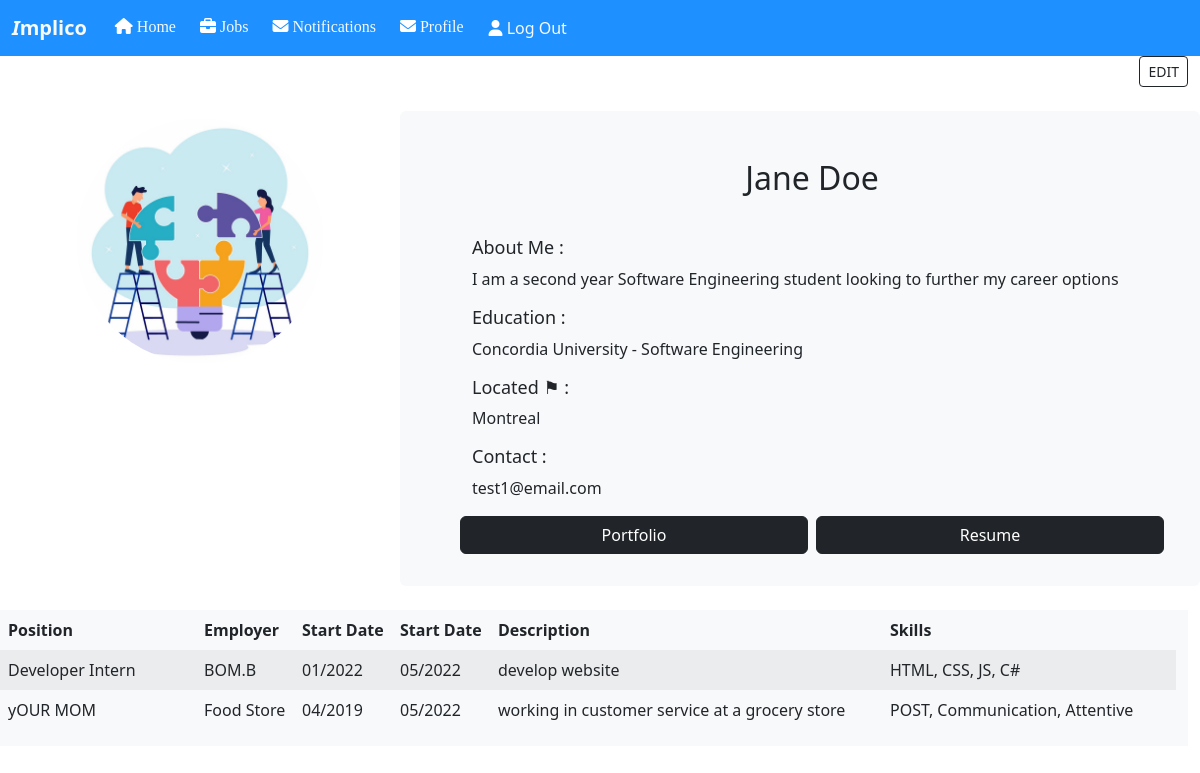
The app's page /profileTempHTML.html (signed in), older data.
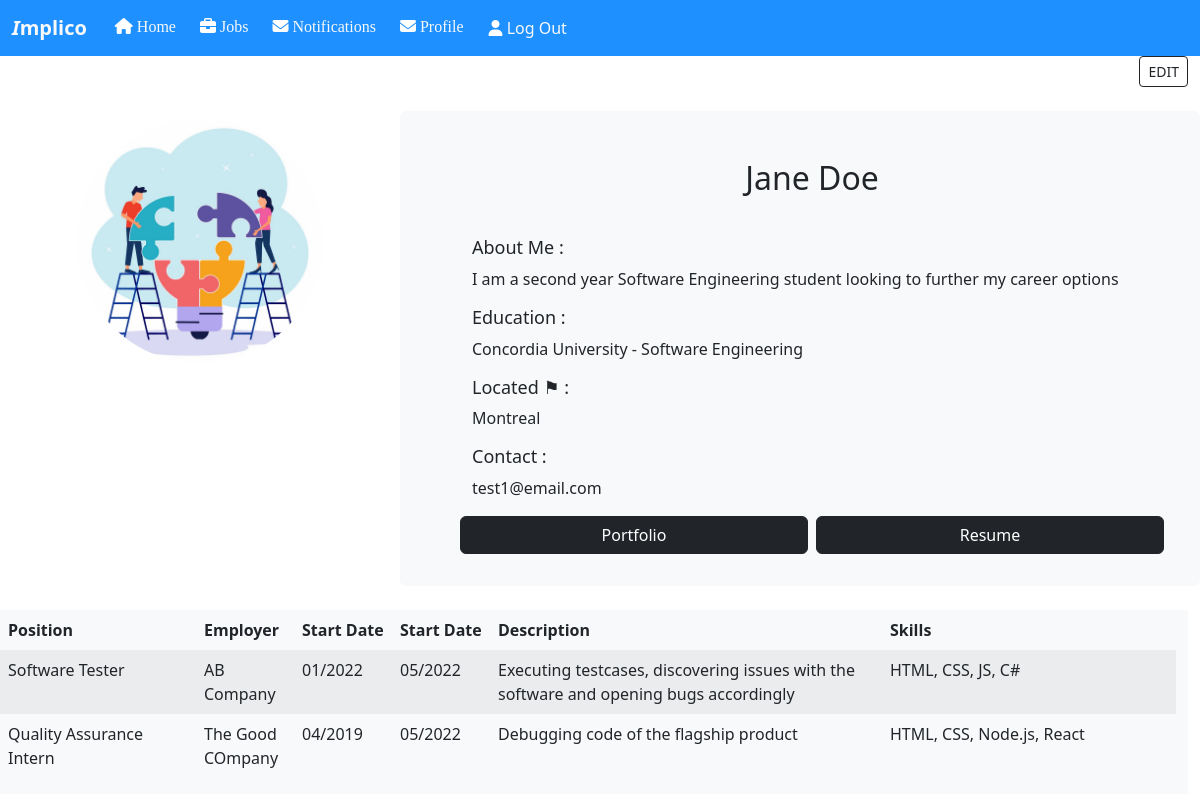
The same page, newer data.
### tables this page shows
CREATE TABLE WorkExperience (expKey NUMBER, profileID NUMBER, position TEXT, employer TEXT, startMonth NUMBER, startYEAR NUMBER, endMonth NUMBER, endYear NUMBER, expDescription TEXT, skills TEXT, PRIMARY KEY(expKey), FOREIGN KEY(profileID) REFERENCES UserProfiles(profileKey));

### Implico/userProfile.py (the view)
@userProfile.route('/profileTempHTML.html', methods=['GET', 'POST'])
def profile():
    if request.method == 'POST' and request.form.get("logout")!=None:
        logout()
        return render_template('home.html', boolean=True)
    elif request.method == 'POST':
        conn = sqlite3.connect("data.db")
        c = conn.cursor()
        print("your mom caca lala")
        c.close()
        return
    elif request.method == 'GET':
        conn = sqlite3.connect("data.db")
        c = conn.cursor()
        userID = session["userID"]
        print(userID)
        fetchProfile = "SELECT * FROM UserProfiles WHERE userID="+str(userID)
        userProfile = c.execute(fetchProfile).fetchall()[0]
        profileKey = str(userProfile[0])
        fetchWork = f"SELECT * FROM WorkExperience WHERE profileID={profileKey}"
        workExps = c.execute(fetchWork).fetchall()
        name = str(userProfile[2])+" "+str(userProfile[3])
        bio = str(userProfile[4])
        educ = str(userProfile[5])+" - "+str(userProfile[6])
        loc = str(userProfile[7])
        con = str(userProfile[8])
        port = "\""+str(userProfile[9])+"\""
        session["profileID"] = profileKey
        c.close()
        return render_template('profileTempHTML.html', fullName=name, userBio=bio, education=educ, location=loc, contact=con, portfolio=port, workExperience=workExps)

### Implico/templates/profileTempHTML.html (shortened to what the changed rows need)
<!DOCTYPE html>
<html>
<head>
    <link rel="stylesheet" href="..\static\css\profileCSS.css">
    <link rel="stylesheet" href="https://cdnjs.cloudflare.com/ajax/libs/font-awesome/4.7.0/css/font-awesome.min.css">
    <link href="https://cdn.jsdelivr.net/npm/bootstrap@5.2.3/dist/css/bootstrap.min.css" rel="stylesheet">
</head>
<body>
<div class="container-fluid">
    <br>
    <div class="row">
        <div class="col-8 ps-5 pt-4 pb-4 pe-4 bg-light rounded">
            <div class="row px-4 py-4 text-center">
                <h2>{{fullName}}</h2>
            </div>
        </div>
        <div class="row mt-4 bg-light">
            <table class="table table-responsive table-borderless table-striped table-hover">
                <thead>
                    <tr>
                        <th class="col-2">Position</th>
                        <th class="col-1">Employer</th>
                        <th class="col-1">Start Date</th>
                        <th class="col-1">Start Date</th>
                        <th class="col-4">Description</th>
                        <th class="col-3">Skills</th>
                    </tr>
                </thead>
                <tbody>
                    {% for exp in workExperience %}
                        <tr>
                            <td class="col-1">{{exp[2]}}</td>
                            <td class="col-1">{{exp[3]}}</td>
                            {% if exp[4] < 10 %}
                                <td class="col-1">{{"0"+exp[4]|string+"/"+exp[5]|string}}</td>
                            {% else %}
                                <td class="col-1">{{exp[4]|string+"/"+exp[5]|string}}</td>
                            {% endif %}
                            {% if exp[6] < 10 %}
                                <td class="col-1">{{"0"+exp[6]|string+"/"+exp[7]|string}}</td>
                            {% else %}
                                <td class="col-1">{{exp[6]|string+"/"+exp[7]|string}}</td>
                            {% endif %}
                            <td class="col-4">{{exp[8]}}</td>
                            <td class="col-2">{{exp[9]}}</td>
                        </tr>
                    {% endfor %}
                </tbody>
            </table>
        </div>
    </div>
</div>
</body>
</html>

Row changes from the older to the newer data that the page shows:
changed WorkExperience "HTML, CSS, JS, C#": position "Developer Intern" → "Software Tester"; employer "BOM.B" → "AB Company"; expDescription "develop website" → "Executing testcases, discovering issues with the software and opening bugs accordingly"
changed WorkExperience: position "yOUR MOM" → "Quality Assurance Intern"; employer "Food Store" → "The Good COmpany"; expDescription "working in customer service at a grocery store" → "Debugging code of the flagship product"; skills "POST, Communication, Attentive" → "HTML, CSS, Node.js, React"
